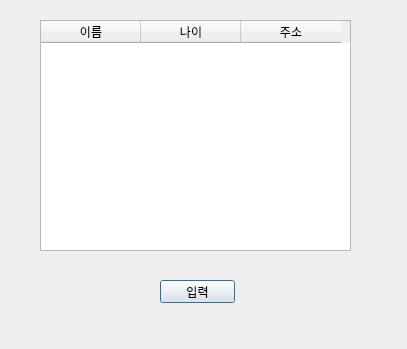
<?xml version="1.0" encoding="UTF-8"?>
<ui version="4.0">
 <class>Dialog</class>
 <widget class="QDialog" name="Dialog">
  <property name="geometry">
   <rect>
    <x>0</x>
    <y>0</y>
    <width>407</width>
    <height>349</height>
   </rect>
  </property>
  <property name="windowTitle">
   <string>Dialog</string>
  </property>
  <widget class="QTableWidget" name="tableWidget">
   <property name="geometry">
    <rect>
     <x>40</x>
     <y>20</y>
     <width>311</width>
     <height>231</height>
    </rect>
   </property>
   <column>
    <property name="text">
     <string>이름</string>
    </property>
   </column>
   <column>
    <property name="text">
     <string>나이</string>
    </property>
   </column>
   <column>
    <property name="text">
     <string>주소</string>
    </property>
   </column>
  </widget>
  <widget class="QPushButton" name="pushButton">
   <property name="geometry">
    <rect>
     <x>160</x>
     <y>280</y>
     <width>75</width>
     <height>23</height>
    </rect>
   </property>
   <property name="text">
    <string>입력</string>
   </property>
  </widget>
 </widget>
 <resources/>
 <connections/>
</ui>
